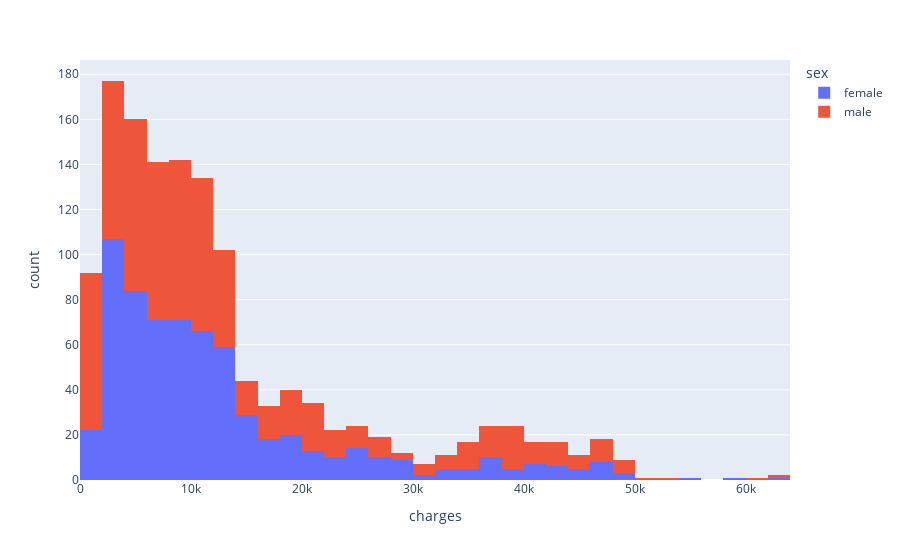

Notebook source saved alongside this figure:
### Code cell
fig = px.histogram(data_frame= data, x = 'charges', color = 'sex' )
fig.show()

### Figure 1 — Plotly figure (JSON) as saved in the notebook; plotly's stock layout.template omitted (floating-point values rounded to 4 significant figures; data arrays with more than 128 entries replaced by an {"elided": "..."} marker saying what was removed)
{"data": [{"bingroup": "x", "hovertemplate": "sex=female<br>charges=%{x}<br>count=%{y}<extra></extra>", "legendgroup": "female", "marker": {"color": "#636efa", "pattern": {"shape": ""}}, "name": "female", "orientation": "v", "showlegend": true, "type": "histogram", "x": {"elided": "662 float values"}, "xaxis": "x", "yaxis": "y"}, {"bingroup": "x", "hovertemplate": "sex=male<br>charges=%{x}<br>count=%{y}<extra></extra>", "legendgroup": "male", "marker": {"color": "#EF553B", "pattern": {"shape": ""}}, "name": "male", "orientation": "v", "showlegend": true, "type": "histogram", "x": {"elided": "676 float values"}, "xaxis": "x", "yaxis": "y"}], "layout": {"barmode": "relative", "legend": {"title": {"text": "sex"}, "tracegroupgap": 0}, "margin": {"t": 60}, "xaxis": {"anchor": "y", "domain": [0, 1], "title": {"text": "charges"}}, "yaxis": {"anchor": "x", "domain": [0, 1], "title": {"text": "count"}}}}
